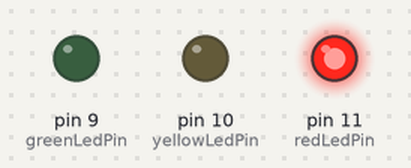
A sketch run on a simulated Arduino Uno, built with avr-gcc and run on an emulated ATmega328P. On the bench: output pins drawn as LEDs (lit = HIGH).

Above: at 2.5 s.
At 6.0 s:
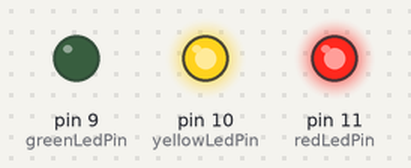
At 9.5 s:
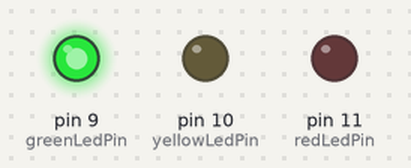
At 13.0 s:
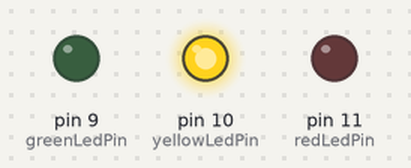
Timing chart, 0 to 18.2 s (numbered marks = the images above):
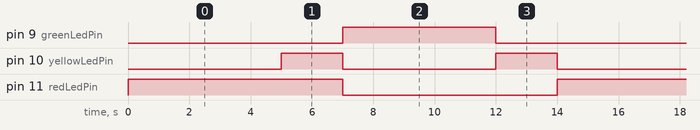

The sketch:

2._Traffic_Lights.ino
```cpp
int redLedPin = 11;    // Define the red LED pin number
int yellowLedPin = 10; // Define the yellow LED pin number
int greenLedPin = 9;   // Define the green LED pin number

void setup() {
  pinMode(redLedPin, OUTPUT);     // Set the red LED pin as output
  pinMode(yellowLedPin, OUTPUT);  // Set the yellow LED pin as output
  pinMode(greenLedPin, OUTPUT);   // Set the green LED pin as output
}

void loop() {
  // Red light on, green and yellow off
  digitalWrite(redLedPin, HIGH);
  digitalWrite(yellowLedPin, LOW);
  digitalWrite(greenLedPin, LOW);
  delay(5000);

  // Red and yellow light on, green off
  digitalWrite(redLedPin, HIGH);
  digitalWrite(yellowLedPin, HIGH);
  digitalWrite(greenLedPin, LOW);
  delay(2000);

  // Green light on, red and yellow off
  digitalWrite(redLedPin, LOW);
  digitalWrite(yellowLedPin, LOW);
  digitalWrite(greenLedPin, HIGH);
  delay(5000);

  // Yellow light on, red and green off
  digitalWrite(redLedPin, LOW);
  digitalWrite(yellowLedPin, HIGH);
  digitalWrite(greenLedPin, LOW);
  delay(2000);
}
```

Measured:
- by itself, pin 9 (greenLedPin): alternates HIGH for 5.0 s and LOW for 9.0 s
- by itself, pin 10 (yellowLedPin): alternates HIGH for 2.0 s and LOW for 5.0 s
- by itself, pin 11 (redLedPin): alternates HIGH for 7.0 s and LOW for 7.0 s
